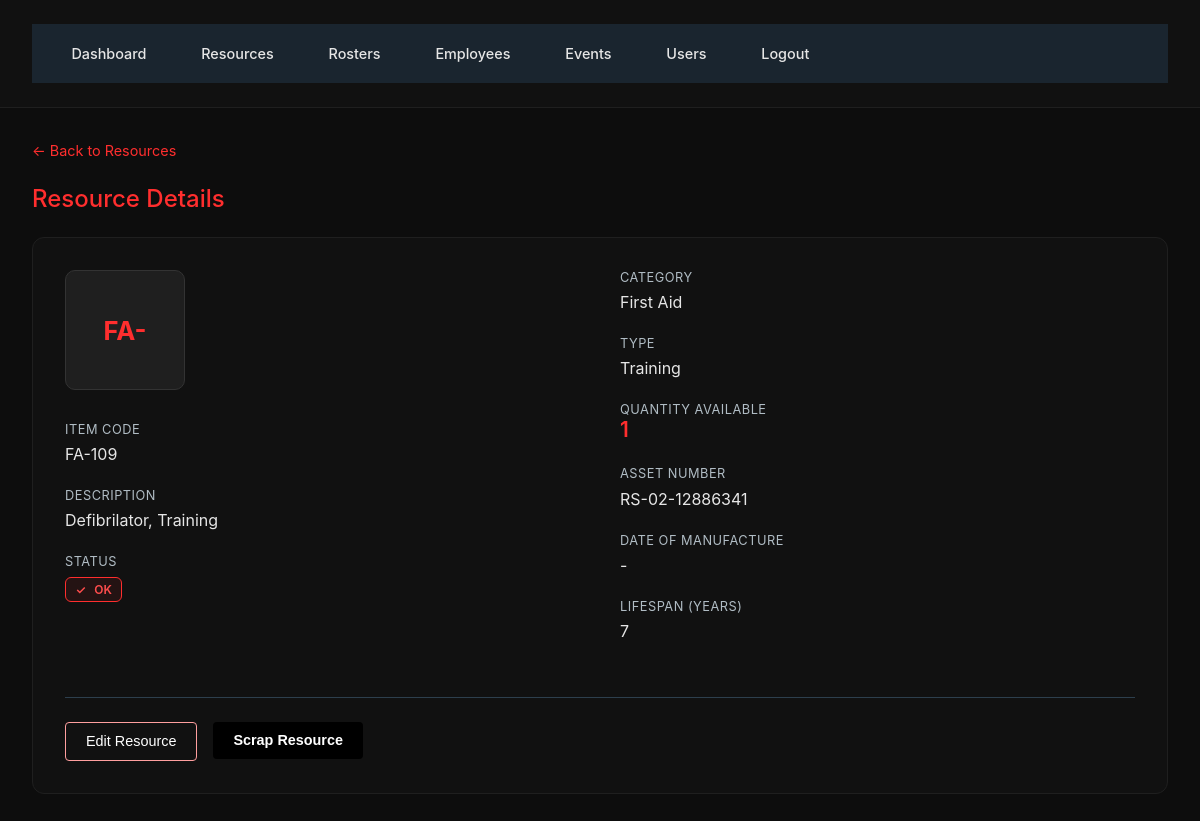
Page /resources/88 (signed in) on the earlier database version.
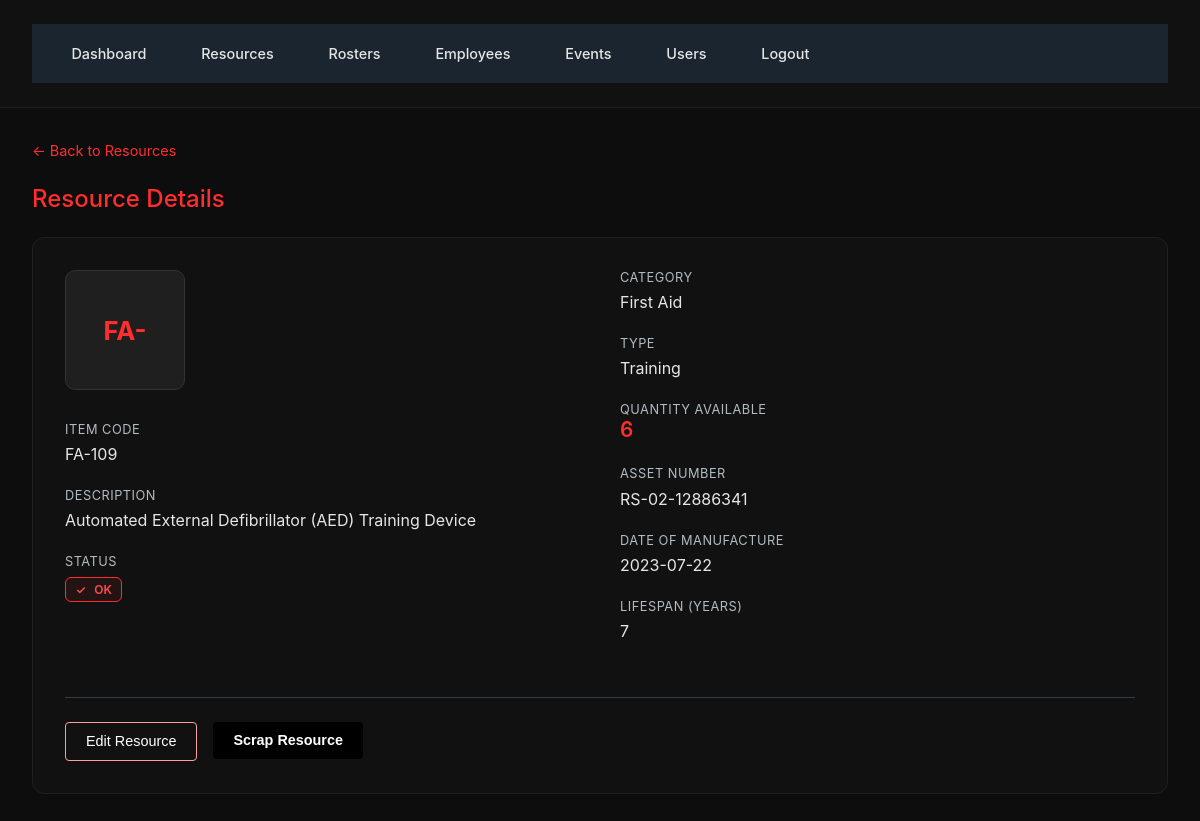
Same page on the later database version.
### Database.py (models this page shows)
class Resource(db.Model):
    id = db.Column(db.Integer, primary_key=True)
    item_code = db.Column(db.String(120), unique=True, nullable=False)
    category = db.Column(db.String(120), nullable=False)
    type = db.Column(db.String(120), nullable=False)
    description = db.Column(db.String(255))
    qty = db.Column(db.Integer, default=1)
    asset_number = db.Column(db.String(120))
    dom = db.Column(db.Date)  # Date of Manufacture
    lifespan_years = db.Column(db.Integer)

### app.py (the view)
    @app.route('/resources/<int:resource_id>')
    @login_required
    def resource_detail(resource_id):
        resource = Resource.query.get_or_404(resource_id)
        return render_template('resource_detail.html', resource=resource)

### Templates/resource_detail.html (shortened to what this page needs)
{% extends "base.html" %}
{% block content %}
<div style="margin-bottom: 1.5rem;">
  <a href="{{ url_for('resources') }}" class="back-link">← Back to Resources</a>
</div>
<div class="page-header">
  <h2 class="page-title">Resource Details</h2>
</div>
<div class="detail-wrapper">
  <div class="detail-grid">
    <div>
      <div class="detail-icon">{{ resource.item_code[:3].upper() }}</div>
      <div class="detail-block">
        <div class="detail-label">Item Code</div>
        <div class="detail-value">{{ resource.item_code }}</div>
      </div>
      <div class="detail-block">
        <div class="detail-label">Description</div>
        <div class="detail-value">{{ resource.description or 'N/A' }}</div>
      </div>
      <div class="detail-block">
        <div class="detail-label">Status</div>
        <div style="margin-top: 0.5rem;">
          <span class="status-badge">OK</span>
        </div>
      </div>
    </div>
    <div>
      <div class="detail-block">
        <div class="detail-label">Category</div>
        <div class="detail-value">{{ resource.category }}</div>
      </div>
      <div class="detail-block">
        <div class="detail-label">Type</div>
        <div class="detail-value">{{ resource.type }}</div>
      </div>
      <div class="detail-block">
        <div class="detail-label">Quantity Available</div>
        <div class="detail-value-large">{{ resource.qty }}</div>
      </div>
      <div class="detail-block">
        <div class="detail-label">Asset Number</div>
        <div class="detail-value">{{ resource.asset_number or '-' }}</div>
      </div>
      <div class="detail-block">
        <div class="detail-label">Date of Manufacture</div>
        <div class="detail-value">{{ resource.dom or '-' }}</div>
      </div>
      <div class="detail-block">
        <div class="detail-label">Lifespan (years)</div>
        <div class="detail-value">{{ resource.lifespan_years or '-' }}</div>
      </div>
    </div>
  </div>
  {% if current_user.is_admin %}
  <div class="detail-actions">
    <a href="{{ url_for('edit_resource', resource_id=resource.id) }}" style="text-decoration:none;">
      <button class="btn btn-secondary">Edit Resource</button>
    </a>
    <form method="post" action="{{ url_for('delete_resource', resource_id=resource.id) }}" style="margin:0;">
      <button type="button" class="btn btn-primary" onclick="confirmDeleteResource()">Scrap Resource</button>
    </form>
  </div>
  {% endif %}
</div>
{% endblock %}

Differences in the rows shown:
changed Resource "FA-": description "Defibrilator, Training" → "Automated External Defibrillator (AED) Training Device"; qty "1" → "6"; dom "-" → "2023-07-22"
